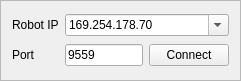
            <widget class="QFrame" name="frame_50">
             <property name="maximumSize">
              <size>
               <width>241</width>
               <height>81</height>
              </size>
             </property>
             <property name="frameShape">
              <enum>QFrame::StyledPanel</enum>
             </property>
             <property name="frameShadow">
              <enum>QFrame::Raised</enum>
             </property>
             <layout class="QGridLayout" name="gridLayout_42">
              <item row="0" column="0">
               <widget class="QLabel" name="label_76">
                <property name="text">
                 <string>Robot IP</string>
                </property>
               </widget>
              </item>
              <item row="1" column="0">
               <widget class="QLabel" name="label_77">
                <property name="text">
                 <string>Port</string>
                </property>
               </widget>
              </item>
              <item row="1" column="1">
               <widget class="QLineEdit" name="run_robot_port">
                <property name="text">
                 <string>9559</string>
                </property>
               </widget>
              </item>
              <item row="1" column="2">
               <widget class="QPushButton" name="run_robot_connect_button">
                <property name="text">
                 <string>Connect</string>
                </property>
               </widget>
              </item>
              <item row="0" column="1" colspan="2">
               <widget class="QComboBox" name="run_robot_ip_comboBox">
                <property name="editable">
                 <bool>true</bool>
                </property>
                <item>
                 <property name="text">
                  <string>169.254.178.70</string>
                 </property>
                </item>
                <item>
                 <property name="text">
                  <string>10.62.6.284</string>
                 </property>
                </item>
                <item>
                 <property name="text">
                  <string>169.254.206.242</string>
                 </property>
                </item>
               </widget>
              </item>
             </layout>
            </widget>
